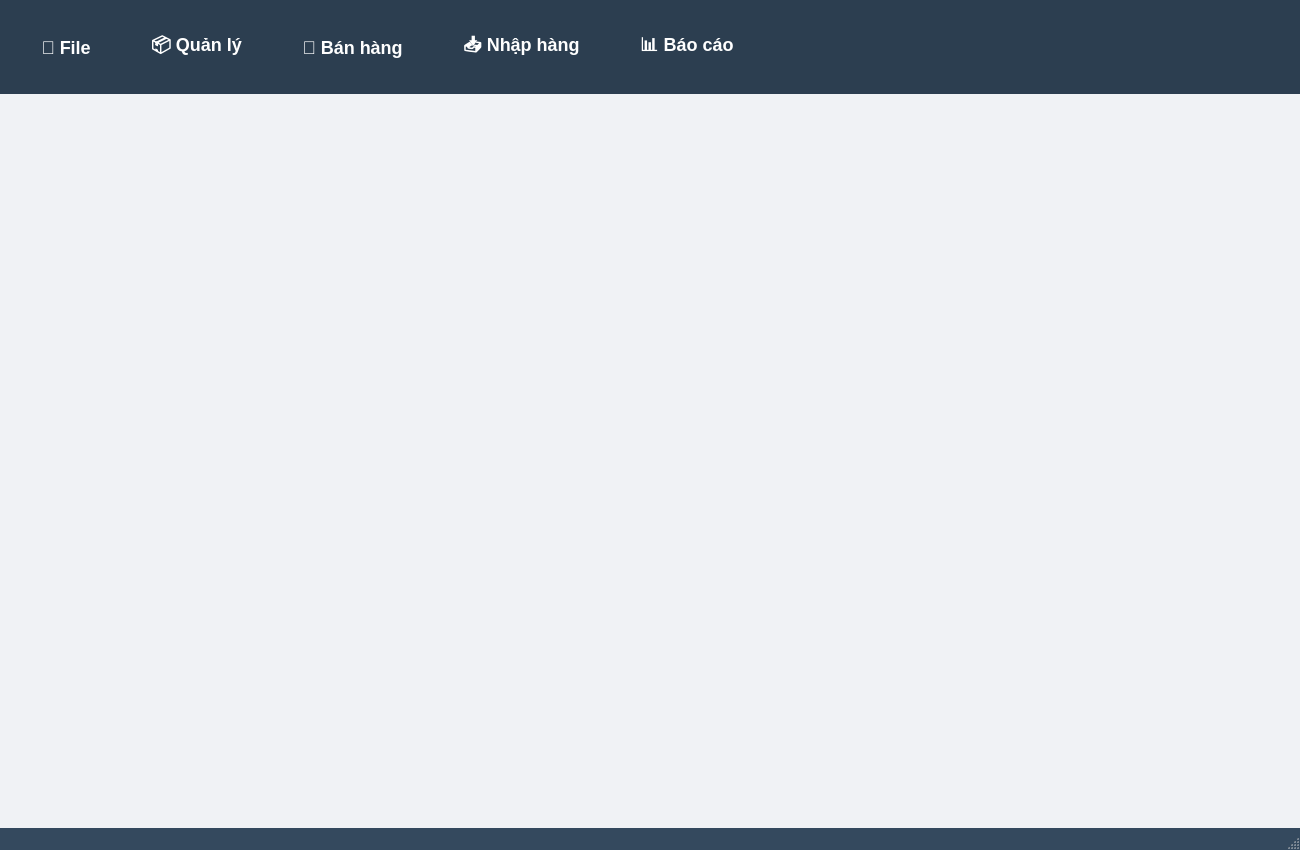
<?xml version="1.0" encoding="UTF-8"?>
<ui version="4.0">
 <class>MainWindow</class>
 <widget class="QMainWindow" name="MainWindow">
  <property name="geometry">
   <rect>
    <x>0</x>
    <y>0</y>
    <width>1300</width>
    <height>850</height>
   </rect>
  </property>
  <property name="windowTitle">
   <string>Phần mềm quản lý kinh doanh đồ gia dụng</string>
  </property>
  <property name="styleSheet">
   <string notr="true">
    QMainWindow {
        background-color: #f0f2f5;
    }
    
    /* ===== MENU BAR ===== */
    QMenuBar {
        background-color: #2c3e50;
        color: white;
        padding: 12px 8px;
        font-size: 18px;
        font-weight: bold;
        min-height: 50px;
    }
    
    QMenuBar::item {
        padding: 10px 22px;
        margin: 0 5px;
        border-radius: 6px;
        font-size: 17px;
    }
    
    QMenuBar::item:selected {
        background-color: #3498db;
    }
    
    QMenuBar::item:pressed {
        background-color: #2980b9;
    }
    
    /* ===== MENU DROP DOWN - CHỮ TO HƠN ===== */
    QMenu {
        background-color: white;
        color: #2c3e50;
        border: 1px solid #ddd;
        border-radius: 10px;
        padding: 10px;
        font-size: 16px;
    }
    
    QMenu::item {
        padding: 12px 50px;
        margin: 4px 8px;
        border-radius: 6px;
        font-size: 16px;
    }
    
    QMenu::item:selected {
        background-color: #3498db;
        color: white;
    }
    
    QMenu::separator {
        height: 2px;
        background-color: #ddd;
        margin: 8px 12px;
    }
    
    /* ===== STATUS BAR ===== */
    QStatusBar {
        background-color: #34495e;
        color: white;
        font-size: 13px;
        padding: 8px;
    }
    
    QStatusBar::item {
        border: none;
    }
   </string>
  </property>
  
  <widget class="QWidget" name="centralwidget">
   <layout class="QVBoxLayout" name="verticalLayout">
    <item>
     <widget class="QStackedWidget" name="stackedWidget">
      <property name="currentIndex">
       <number>-1</number>
      </property>
     </widget>
    </item>
   </layout>
  </widget>
  
  <widget class="QMenuBar" name="menubar">
   <property name="geometry">
    <rect>
     <x>0</x>
     <y>0</y>
     <width>1300</width>
     <height>55</height>
    </rect>
   </property>
   
   <!-- 📁 FILE -->
   <widget class="QMenu" name="menuFile">
    <property name="title">
     <string>📁 File</string>
    </property>
    <addaction name="actionChangePassword"/>
    <addaction name="actionLogout"/>
    <addaction name="separator"/>
    <addaction name="actionExit"/>
   </widget>
   
   <!-- 📦 QUẢN LÝ -->
   <widget class="QMenu" name="menuManage">
    <property name="title">
     <string>📦 Quản lý</string>
    </property>
    <addaction name="actionProducts"/>
    <addaction name="actionCustomers"/>
    <addaction name="actionEmployees"/>
   </widget>
   
   <!-- 🧾 BÁN HÀNG -->
   <widget class="QMenu" name="menuSale">
    <property name="title">
     <string>🧾 Bán hàng</string>
    </property>
    <addaction name="actionNewOrder"/>
    <addaction name="actionOrderManagement"/>
    <addaction name="actionWarranty"/>
   </widget>
   
   <!-- 📥 NHẬP HÀNG -->
   <widget class="QMenu" name="menuImport">
    <property name="title">
     <string>📥 Nhập hàng</string>
    </property>
    <addaction name="actionImportGoods"/>
    <addaction name="actionSupplierManagement"/>
   </widget>
   
   <!-- 📊 BÁO CÁO - CHỈ CÒN DOANH THU VÀ TỒN KHO -->
   <widget class="QMenu" name="menuReport">
    <property name="title">
     <string>📊 Báo cáo</string>
    </property>
    <addaction name="actionRevenueReport"/>
    <addaction name="actionInventoryReport"/>
   </widget>
   
   <addaction name="menuFile"/>
   <addaction name="menuManage"/>
   <addaction name="menuSale"/>
   <addaction name="menuImport"/>
   <addaction name="menuReport"/>
  </widget>
  
  <widget class="QStatusBar" name="statusbar"/>
  
  <!-- ============ ACTIONS ============ -->
  
  <!-- File -->
  <action name="actionChangePassword">
   <property name="text">
    <string>🔐 Đổi mật khẩu</string>
   </property>
  </action>
  <action name="actionLogout">
   <property name="text">
    <string>🚪 Đăng xuất</string>
   </property>
  </action>
  <action name="actionExit">
   <property name="text">
    <string>❌ Thoát</string>
   </property>
   <property name="shortcut">
    <string>Alt+F4</string>
   </property>
  </action>
  
  <!-- Quản lý -->
  <action name="actionProducts">
   <property name="text">
    <string>📦 Sản phẩm</string>
   </property>
   <property name="shortcut">
    <string>Ctrl+P</string>
   </property>
  </action>
  <action name="actionCustomers">
   <property name="text">
    <string>👥 Khách hàng</string>
   </property>
   <property name="shortcut">
    <string>Ctrl+C</string>
   </property>
  </action>
  <action name="actionEmployees">
   <property name="text">
    <string>👨‍💼 Nhân viên</string>
   </property>
   <property name="shortcut">
    <string>Ctrl+E</string>
   </property>
  </action>
  
  <!-- Bán hàng -->
  <action name="actionNewOrder">
   <property name="text">
    <string>🛒 Hóa đơn mới</string>
   </property>
   <property name="shortcut">
    <string>Ctrl+N</string>
   </property>
  </action>
  <action name="actionOrderManagement">
   <property name="text">
    <string>📋 Quản lý hóa đơn</string>
   </property>
  </action>
  <action name="actionWarranty">
   <property name="text">
    <string>🔧 Quản lý bảo hành</string>
   </property>
  </action>
  
  <!-- Nhập hàng -->
  <action name="actionImportGoods">
   <property name="text">
    <string>📥 Nhập kho</string>
   </property>
  </action>
  <action name="actionSupplierManagement">
   <property name="text">
    <string>🏭 Quản lý nhà cung cấp</string>
   </property>
  </action>
  
  <!-- Báo cáo -->
  <action name="actionRevenueReport">
   <property name="text">
    <string>💰 Báo cáo doanh thu</string>
   </property>
  </action>
  <action name="actionInventoryReport">
   <property name="text">
    <string>📦 Báo cáo tồn kho</string>
   </property>
  </action>
  
  <!-- Các action đã xóa khỏi menu nhưng giữ lại để tránh lỗi -->
  <action name="actionEmployeeSalesReport">
   <property name="text">
    <string>👨‍💼 Doanh số nhân viên</string>
   </property>
  </action>
  <action name="actionSalaryReport">
   <property name="text">
    <string>💵 Báo cáo lương</string>
   </property>
  </action>
  <action name="actionShiftSchedule">
   <property name="text">
    <string>📅 Phân ca làm việc</string>
   </property>
  </action>
  <action name="actionAttendance">
   <property name="text">
    <string>⏰ Chấm công</string>
   </property>
   <property name="shortcut">
    <string>Ctrl+A</string>
   </property>
  </action>
  <action name="actionSalaryCalculation">
   <property name="text">
    <string>💰 Tính lương</string>
   </property>
  </action>
  <action name="actionBackup">
   <property name="text">
    <string>💾 Sao lưu dữ liệu</string>
   </property>
  </action>
  <action name="actionRestore">
   <property name="text">
    <string>🔄 Phục hồi dữ liệu</string>
   </property>
  </action>
  <action name="actionSettings">
   <property name="text">
    <string>⚙️ Cài đặt</string>
   </property>
  </action>
  <action name="actionLogs">
   <property name="text">
    <string>📝 Nhật ký hệ thống</string>
   </property>
  </action>
  <action name="actionGuide">
   <property name="text">
    <string>📖 Hướng dẫn sử dụng</string>
   </property>
   <property name="shortcut">
    <string>F1</string>
   </property>
  </action>
  <action name="actionAbout">
   <property name="text">
    <string>ℹ️ Giới thiệu</string>
   </property>
  </action>
  <action name="actionHome">
   <property name="text">
    <string>🏠 Trang chủ</string>
   </property>
  </action>
 </widget>
</ui>
